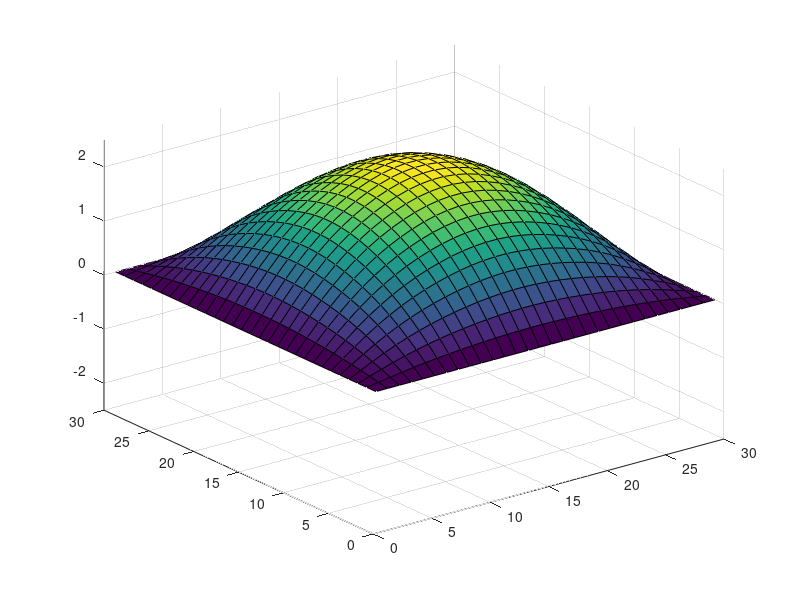

Recreate this plot in MATLAB. (Note: this script raises an error after producing the figure.)
clear; close all; clc

% VARIABLES
L = 2;
H = 3;

f = @(x, y) x .* y .* (L-x) .* (H-y);
g = 0;
s = 0;
c = 6;
n_space = 30; % spatial grid points
tn = 300; % number of time points, e.g frames
desired_fps = 240
t_f = tn/desired_fps; % end time of sim

% ANALYTICAL SOLUTION
a_lim = 5;      % number of fourier series terms
b_lim = 5;      % "" ""

u_a = @(x, y, t) 0;


for b = 1:1:b_lim
    for a = 1:1:a_lim
        u_a = @(x, y, t) u_a(x, y, t) + (576/pi^6) .* (((1 + (-1)^(a+1)) * (1+(-1)^(b+1))) / (a^3*b^3)).*sin(a.*pi./2.*x).*sin(b.*pi./3.*y).*cos(pi.*sqrt(9.*a.^2+4.*b.^2).*t);
    end
end

x_points = linspace(0,L,n_space);
y_points = linspace(0,H,n_space);
t_points = linspace(0,t_f,tn);

[X,Y] = meshgrid(x_points, y_points);

for i = 1:tn
    results(:,:,i) = u_a(X, Y, t_points(i));
end

figure()
filename = 'analytical_soln_better_fps_2.gif';

for n = 1:tn
    surf(results(:,:,n))
    axis([0 n_space 0 n_space -2.5 2.5]);
    % pause(1/60)
    if n == 1
        gif(filename)
    else 
        gif('DelayTime', 1/60)
    end
    clc
    fprintf("iteration %d of %d\n", n, tn)
    fprintf("progress: %.2f%% \n", n/tn*100)
end
